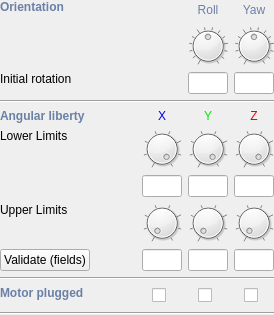
            <widget class="QWidget" name="widget" native="true">
             <layout class="QGridLayout" name="gridLayout">
              <property name="margin">
               <number>0</number>
              </property>
              <item row="11" column="3">
               <layout class="QHBoxLayout" name="horizontalLayout_18">
                <property name="spacing">
                 <number>0</number>
                </property>
                <property name="sizeConstraint">
                 <enum>QLayout::SetMinimumSize</enum>
                </property>
                <item>
                 <spacer name="horizontalSpacer_29">
                  <property name="orientation">
                   <enum>Qt::Horizontal</enum>
                  </property>
                  <property name="sizeType">
                   <enum>QSizePolicy::Fixed</enum>
                  </property>
                  <property name="sizeHint" stdset="0">
                   <size>
                    <width>10</width>
                    <height>20</height>
                   </size>
                  </property>
                 </spacer>
                </item>
                <item>
                 <widget class="QCheckBox" name="cbEffectorX">
                  <property name="text">
                   <string/>
                  </property>
                 </widget>
                </item>
                <item>
                 <spacer name="horizontalSpacer_30">
                  <property name="orientation">
                   <enum>Qt::Horizontal</enum>
                  </property>
                  <property name="sizeType">
                   <enum>QSizePolicy::Fixed</enum>
                  </property>
                  <property name="sizeHint" stdset="0">
                   <size>
                    <width>10</width>
                    <height>20</height>
                   </size>
                  </property>
                 </spacer>
                </item>
               </layout>
              </item>
              <item row="1" column="1">
               <widget class="QLabel" name="lEulerRot">
                <property name="font">
                 <font>
                  <weight>75</weight>
                  <bold>true</bold>
                 </font>
                </property>
                <property name="styleSheet">
                 <string notr="true">color: rgb(107, 128, 166);</string>
                </property>
                <property name="text">
                 <string>Orientation</string>
                </property>
                <property name="alignment">
                 <set>Qt::AlignLeading|Qt::AlignLeft|Qt::AlignTop</set>
                </property>
               </widget>
              </item>
              <item row="1" column="4">
               <widget class="QLabel" name="label_11">
                <property name="sizePolicy">
                 <sizepolicy hsizetype="Preferred" vsizetype="Minimum">
                  <horstretch>0</horstretch>
                  <verstretch>0</verstretch>
                 </sizepolicy>
                </property>
                <property name="styleSheet">
                 <string notr="true">color: rgb(107, 128, 166);</string>
                </property>
                <property name="text">
                 <string>Roll</string>
                </property>
                <property name="alignment">
                 <set>Qt::AlignCenter</set>
                </property>
               </widget>
              </item>
              <item row="1" column="5">
               <widget class="QLabel" name="label_10">
                <property name="styleSheet">
                 <string notr="true">color: rgb(107, 128, 166);</string>
                </property>
                <property name="text">
                 <string>Yaw</string>
                </property>
                <property name="alignment">
                 <set>Qt::AlignCenter</set>
                </property>
               </widget>
              </item>
              <item row="2" column="4">
               <widget class="QDial" name="dInitRot_Roll">
                <property name="maximumSize">
                 <size>
                  <width>40</width>
                  <height>40</height>
                 </size>
                </property>
                <property name="minimum">
                 <number>-314</number>
                </property>
                <property name="maximum">
                 <number>314</number>
                </property>
                <property name="wrapping">
                 <bool>false</bool>
                </property>
                <property name="notchTarget">
                 <double>52.359876999999997</double>
                </property>
                <property name="notchesVisible">
                 <bool>true</bool>
                </property>
               </widget>
              </item>
              <item row="2" column="5">
               <widget class="QDial" name="dInitRot_Yaw">
                <property name="maximumSize">
                 <size>
                  <width>40</width>
                  <height>40</height>
                 </size>
                </property>
                <property name="minimum">
                 <number>-314</number>
                </property>
                <property name="maximum">
                 <number>314</number>
                </property>
                <property name="notchTarget">
                 <double>52.359876999999997</double>
                </property>
                <property name="notchesVisible">
                 <bool>true</bool>
                </property>
               </widget>
              </item>
              <item row="3" column="4">
               <widget class="QLineEdit" name="lInitRot_Roll">
                <property name="minimumSize">
                 <size>
                  <width>32</width>
                  <height>0</height>
                 </size>
                </property>
                <property name="maximumSize">
                 <size>
                  <width>40</width>
                  <height>16777215</height>
                 </size>
                </property>
                <property name="maxLength">
                 <number>8</number>
                </property>
                <property name="alignment">
                 <set>Qt::AlignLeading|Qt::AlignLeft|Qt::AlignVCenter</set>
                </property>
               </widget>
              </item>
              <item row="3" column="5">
               <widget class="QLineEdit" name="lInitRot_Yaw">
                <property name="minimumSize">
                 <size>
                  <width>32</width>
                  <height>0</height>
                 </size>
                </property>
                <property name="maximumSize">
                 <size>
                  <width>40</width>
                  <height>16777215</height>
                 </size>
                </property>
                <property name="maxLength">
                 <number>8</number>
                </property>
                <property name="alignment">
                 <set>Qt::AlignLeading|Qt::AlignLeft|Qt::AlignVCenter</set>
                </property>
               </widget>
              </item>
              <item row="4" column="1" colspan="5">
               <widget class="Line" name="line_2">
                <property name="orientation">
                 <enum>Qt::Horizontal</enum>
                </property>
               </widget>
              </item>
              <item row="5" column="1">
               <widget class="QLabel" name="label_7">
                <property name="font">
                 <font>
                  <weight>75</weight>
                  <bold>true</bold>
                 </font>
                </property>
                <property name="styleSheet">
                 <string notr="true">color: rgb(107, 128, 166);</string>
                </property>
                <property name="text">
                 <string>Angular liberty</string>
                </property>
               </widget>
              </item>
              <item row="5" column="3">
               <widget class="QLabel" name="label_6">
                <property name="styleSheet">
                 <string notr="true">color: rgb(0, 0, 238);</string>
                </property>
                <property name="text">
                 <string>X</string>
                </property>
                <property name="alignment">
                 <set>Qt::AlignCenter</set>
                </property>
               </widget>
              </item>
              <item row="5" column="4">
               <widget class="QLabel" name="label_5">
                <property name="styleSheet">
                 <string notr="true">color: rgb(0, 238, 0);</string>
                </property>
                <property name="text">
                 <string>Y</string>
                </property>
                <property name="alignment">
                 <set>Qt::AlignCenter</set>
                </property>
               </widget>
              </item>
              <item row="5" column="5">
               <widget class="QLabel" name="label_4">
                <property name="styleSheet">
                 <string notr="true">color: rgb(238, 0, 0);</string>
                </property>
                <property name="text">
                 <string>Z</string>
                </property>
                <property name="alignment">
                 <set>Qt::AlignCenter</set>
                </property>
               </widget>
              </item>
              <item row="6" column="3">
               <widget class="QDial" name="dAngularLowerLimitX">
                <property name="maximumSize">
                 <size>
                  <width>40</width>
                  <height>40</height>
                 </size>
                </property>
                <property name="minimum">
                 <number>-314</number>
                </property>
                <property name="maximum">
                 <number>0</number>
                </property>
                <property name="notchTarget">
                 <double>52.359876999999997</double>
                </property>
                <property name="notchesVisible">
                 <bool>true</bool>
                </property>
               </widget>
              </item>
              <item row="6" column="4">
               <widget class="QDial" name="dAngularLowerLimitY">
                <property name="maximumSize">
                 <size>
                  <width>40</width>
                  <height>40</height>
                 </size>
                </property>
                <property name="minimum">
                 <number>-314</number>
                </property>
                <property name="maximum">
                 <number>0</number>
                </property>
                <property name="notchTarget">
                 <double>52.359876999999997</double>
                </property>
                <property name="notchesVisible">
                 <bool>true</bool>
                </property>
               </widget>
              </item>
              <item row="6" column="5">
               <widget class="QDial" name="dAngularLowerLimitZ">
                <property name="maximumSize">
                 <size>
                  <width>40</width>
                  <height>40</height>
                 </size>
                </property>
                <property name="minimum">
                 <number>-314</number>
                </property>
                <property name="maximum">
                 <number>0</number>
                </property>
                <property name="notchTarget">
                 <double>52.359876999999997</double>
                </property>
                <property name="notchesVisible">
                 <bool>true</bool>
                </property>
               </widget>
              </item>
              <item row="7" column="3">
               <widget class="QLineEdit" name="lAngularLowerLimitX">
                <property name="minimumSize">
                 <size>
                  <width>32</width>
                  <height>0</height>
                 </size>
                </property>
                <property name="maximumSize">
                 <size>
                  <width>40</width>
                  <height>16777215</height>
                 </size>
                </property>
                <property name="maxLength">
                 <number>8</number>
                </property>
                <property name="alignment">
                 <set>Qt::AlignLeading|Qt::AlignLeft|Qt::AlignVCenter</set>
                </property>
               </widget>
              </item>
              <item row="7" column="4">
               <widget class="QLineEdit" name="lAngularLowerLimitY">
                <property name="minimumSize">
                 <size>
                  <width>32</width>
                  <height>0</height>
                 </size>
                </property>
                <property name="maximumSize">
                 <size>
                  <width>40</width>
                  <height>16777215</height>
                 </size>
                </property>
                <property name="maxLength">
                 <number>8</number>
                </property>
                <property name="alignment">
                 <set>Qt::AlignLeading|Qt::AlignLeft|Qt::AlignVCenter</set>
                </property>
               </widget>
              </item>
              <item row="7" column="5">
               <widget class="QLineEdit" name="lAngularLowerLimitZ">
                <property name="minimumSize">
                 <size>
                  <width>32</width>
                  <height>0</height>
                 </size>
                </property>
                <property name="maximumSize">
                 <size>
                  <width>40</width>
                  <height>16777215</height>
                 </size>
                </property>
                <property name="maxLength">
                 <number>8</number>
                </property>
                <property name="alignment">
                 <set>Qt::AlignLeading|Qt::AlignLeft|Qt::AlignVCenter</set>
                </property>
               </widget>
              </item>
              <item row="8" column="1">
               <widget class="QLabel" name="lAngularUpperLimit_title">
                <property name="whatsThis">
                 <string>&lt;!DOCTYPE HTML PUBLIC &quot;-//W3C//DTD HTML 4.0//EN&quot; &quot;http://www.w3.org/TR/REC-html40/strict.dtd&quot;&gt;
&lt;html&gt;&lt;head&gt;&lt;meta name=&quot;qrichtext&quot; content=&quot;1&quot; /&gt;&lt;style type=&quot;text/css&quot;&gt;
p, li { white-space: pre-wrap; }
&lt;/style&gt;&lt;/head&gt;&lt;body style=&quot; font-family:'MS Shell Dlg 2'; font-size:8.25pt; font-weight:400; font-style:normal;&quot;&gt;
&lt;p style=&quot; margin-top:0px; margin-bottom:0px; margin-left:0px; margin-right:0px; -qt-block-indent:0; text-indent:0px;&quot;&gt;&lt;span style=&quot; font-size:8pt; font-weight:600;&quot;&gt;Angular Upper limits&lt;/span&gt;&lt;/p&gt;
&lt;p style=&quot;-qt-paragraph-type:empty; margin-top:0px; margin-bottom:0px; margin-left:0px; margin-right:0px; -qt-block-indent:0; text-indent:0px; font-size:8pt;&quot;&gt;&lt;/p&gt;
&lt;p style=&quot; margin-top:0px; margin-bottom:0px; margin-left:0px; margin-right:0px; -qt-block-indent:0; text-indent:0px;&quot;&gt;&lt;span style=&quot; font-size:8pt;&quot;&gt;These values define maximal angular limits for each axes of the fixation.&lt;/span&gt;&lt;/p&gt;
&lt;p style=&quot;-qt-paragraph-type:empty; margin-top:0px; margin-bottom:0px; margin-left:0px; margin-right:0px; -qt-block-indent:0; text-indent:0px; font-size:8pt;&quot;&gt;&lt;/p&gt;
&lt;p style=&quot; margin-top:0px; margin-bottom:0px; margin-left:0px; margin-right:0px; -qt-block-indent:0; text-indent:0px;&quot;&gt;&lt;span style=&quot; font-size:8pt; font-weight:600;&quot;&gt;Important&lt;/span&gt;&lt;span style=&quot; font-size:8pt;&quot;&gt; : if a lower limit is greater than an upper limit, the axe is free.&lt;/span&gt;&lt;/p&gt;&lt;/body&gt;&lt;/html&gt;</string>
                </property>
                <property name="text">
                 <string>Upper Limits</string>
                </property>
                <property name="alignment">
                 <set>Qt::AlignLeading|Qt::AlignLeft|Qt::AlignTop</set>
                </property>
               </widget>
              </item>
              <item row="8" column="3">
               <widget class="QDial" name="dAngularUpperLimitX">
                <property name="maximumSize">
                 <size>
                  <width>40</width>
                  <height>40</height>
                 </size>
                </property>
                <property name="minimum">
                 <number>0</number>
                </property>
                <property name="maximum">
                 <number>314</number>
                </property>
                <property name="notchTarget">
                 <double>52.359876999999997</double>
                </property>
                <property name="notchesVisible">
                 <bool>true</bool>
                </property>
               </widget>
              </item>
              <item row="8" column="4">
               <widget class="QDial" name="dAngularUpperLimitY">
                <property name="maximumSize">
                 <size>
                  <width>40</width>
                  <height>40</height>
                 </size>
                </property>
                <property name="minimum">
                 <number>0</number>
                </property>
                <property name="maximum">
                 <number>314</number>
                </property>
                <property name="notchTarget">
                 <double>52.359876999999997</double>
                </property>
                <property name="notchesVisible">
                 <bool>true</bool>
                </property>
               </widget>
              </item>
              <item row="8" column="5">
               <widget class="QDial" name="dAngularUpperLimitZ">
                <property name="maximumSize">
                 <size>
                  <width>40</width>
                  <height>40</height>
                 </size>
                </property>
                <property name="minimum">
                 <number>0</number>
                </property>
                <property name="maximum">
                 <number>314</number>
                </property>
                <property name="wrapping">
                 <bool>false</bool>
                </property>
                <property name="notchTarget">
                 <double>52.359876999999997</double>
                </property>
                <property name="notchesVisible">
                 <bool>true</bool>
                </property>
               </widget>
              </item>
              <item row="9" column="1">
               <widget class="QPushButton" name="pbValidateAngularInputs">
                <property name="text">
                 <string>Validate (fields)</string>
                </property>
               </widget>
              </item>
              <item row="9" column="3">
               <widget class="QLineEdit" name="lAngularUpperLimitX">
                <property name="minimumSize">
                 <size>
                  <width>32</width>
                  <height>0</height>
                 </size>
                </property>
                <property name="maximumSize">
                 <size>
                  <width>40</width>
                  <height>16777215</height>
                 </size>
                </property>
                <property name="maxLength">
                 <number>8</number>
                </property>
                <property name="alignment">
                 <set>Qt::AlignLeading|Qt::AlignLeft|Qt::AlignVCenter</set>
                </property>
               </widget>
              </item>
              <item row="9" column="4">
               <widget class="QLineEdit" name="lAngularUpperLimitY">
                <property name="minimumSize">
                 <size>
                  <width>32</width>
                  <height>0</height>
                 </size>
                </property>
                <property name="maximumSize">
                 <size>
                  <width>40</width>
                  <height>16777215</height>
                 </size>
                </property>
                <property name="maxLength">
                 <number>8</number>
                </property>
                <property name="alignment">
                 <set>Qt::AlignLeading|Qt::AlignLeft|Qt::AlignVCenter</set>
                </property>
               </widget>
              </item>
              <item row="9" column="5">
               <widget class="QLineEdit" name="lAngularUpperLimitZ">
                <property name="minimumSize">
                 <size>
                  <width>32</width>
                  <height>0</height>
                 </size>
                </property>
                <property name="maximumSize">
                 <size>
                  <width>40</width>
                  <height>16777215</height>
                 </size>
                </property>
                <property name="maxLength">
                 <number>8</number>
                </property>
                <property name="alignment">
                 <set>Qt::AlignLeading|Qt::AlignLeft|Qt::AlignVCenter</set>
                </property>
               </widget>
              </item>
              <item row="10" column="1" colspan="5">
               <widget class="Line" name="line_3">
                <property name="orientation">
                 <enum>Qt::Horizontal</enum>
                </property>
               </widget>
              </item>
              <item row="11" column="1">
               <widget class="QLabel" name="lAngularUpperLimit_title_2">
                <property name="font">
                 <font>
                  <weight>75</weight>
                  <bold>true</bold>
                 </font>
                </property>
                <property name="whatsThis">
                 <string>&lt;!DOCTYPE HTML PUBLIC &quot;-//W3C//DTD HTML 4.0//EN&quot; &quot;http://www.w3.org/TR/REC-html40/strict.dtd&quot;&gt;
&lt;html&gt;&lt;head&gt;&lt;meta name=&quot;qrichtext&quot; content=&quot;1&quot; /&gt;&lt;style type=&quot;text/css&quot;&gt;
p, li { white-space: pre-wrap; }
&lt;/style&gt;&lt;/head&gt;&lt;body style=&quot; font-family:'MS Shell Dlg 2'; font-size:8.25pt; font-weight:400; font-style:normal;&quot;&gt;
&lt;p style=&quot; margin-top:0px; margin-bottom:0px; margin-left:0px; margin-right:0px; -qt-block-indent:0; text-indent:0px;&quot;&gt;&lt;span style=&quot; font-size:8pt; font-weight:600;&quot;&gt;Motors plugged&lt;/span&gt;&lt;/p&gt;
&lt;p style=&quot;-qt-paragraph-type:empty; margin-top:0px; margin-bottom:0px; margin-left:0px; margin-right:0px; -qt-block-indent:0; text-indent:0px; font-size:8pt; font-weight:600;&quot;&gt;&lt;/p&gt;
&lt;p style=&quot; margin-top:0px; margin-bottom:0px; margin-left:0px; margin-right:0px; -qt-block-indent:0; text-indent:0px;&quot;&gt;&lt;span style=&quot; font-size:8pt;&quot;&gt;It used to define if you want to plug motor to the brain.&lt;/span&gt;&lt;/p&gt;
&lt;p style=&quot;-qt-paragraph-type:empty; margin-top:0px; margin-bottom:0px; margin-left:0px; margin-right:0px; -qt-block-indent:0; text-indent:0px; font-size:8pt;&quot;&gt;&lt;/p&gt;
&lt;p style=&quot; margin-top:0px; margin-bottom:0px; margin-left:0px; margin-right:0px; -qt-block-indent:0; text-indent:0px;&quot;&gt;&lt;span style=&quot; font-size:8pt;&quot;&gt;Notice that it's useless to plug a motor if the axis is rigid (lower limit = upper limit).&lt;/span&gt;&lt;/p&gt;&lt;/body&gt;&lt;/html&gt;</string>
                </property>
                <property name="styleSheet">
                 <string notr="true">color: rgb(107, 128, 166);</string>
                </property>
                <property name="text">
                 <string>Motor plugged</string>
                </property>
                <property name="alignment">
                 <set>Qt::AlignLeading|Qt::AlignLeft|Qt::AlignTop</set>
                </property>
               </widget>
              </item>
              <item row="11" column="4">
               <layout class="QHBoxLayout" name="horizontalLayout_19">
                <property name="spacing">
                 <number>0</number>
                </property>
                <property name="sizeConstraint">
                 <enum>QLayout::SetMinimumSize</enum>
                </property>
                <item>
                 <spacer name="horizontalSpacer_31">
                  <property name="orientation">
                   <enum>Qt::Horizontal</enum>
                  </property>
                  <property name="sizeType">
                   <enum>QSizePolicy::Fixed</enum>
                  </property>
                  <property name="sizeHint" stdset="0">
                   <size>
                    <width>10</width>
                    <height>20</height>
                   </size>
                  </property>
                 </spacer>
                </item>
                <item>
                 <widget class="QCheckBox" name="cbEffectorY">
                  <property name="text">
                   <string/>
                  </property>
                 </widget>
                </item>
                <item>
                 <spacer name="horizontalSpacer_32">
                  <property name="orientation">
                   <enum>Qt::Horizontal</enum>
                  </property>
                  <property name="sizeType">
                   <enum>QSizePolicy::Fixed</enum>
                  </property>
                  <property name="sizeHint" stdset="0">
                   <size>
                    <width>10</width>
                    <height>20</height>
                   </size>
                  </property>
                 </spacer>
                </item>
               </layout>
              </item>
              <item row="3" column="1">
               <widget class="QLabel" name="lAngularLowerLimit_title_2">
                <property name="whatsThis">
                 <string>&lt;!DOCTYPE HTML PUBLIC &quot;-//W3C//DTD HTML 4.0//EN&quot; &quot;http://www.w3.org/TR/REC-html40/strict.dtd&quot;&gt;
&lt;html&gt;&lt;head&gt;&lt;meta name=&quot;qrichtext&quot; content=&quot;1&quot; /&gt;&lt;style type=&quot;text/css&quot;&gt;
p, li { white-space: pre-wrap; }
&lt;/style&gt;&lt;/head&gt;&lt;body style=&quot; font-family:'MS Shell Dlg 2'; font-size:8.25pt; font-weight:400; font-style:normal;&quot;&gt;
&lt;p style=&quot; margin-top:0px; margin-bottom:0px; margin-left:0px; margin-right:0px; -qt-block-indent:0; text-indent:0px;&quot;&gt;&lt;span style=&quot; font-size:8pt; font-weight:600;&quot;&gt;Initial rotation&lt;/span&gt;&lt;/p&gt;
&lt;p style=&quot;-qt-paragraph-type:empty; margin-top:0px; margin-bottom:0px; margin-left:0px; margin-right:0px; -qt-block-indent:0; text-indent:0px; font-size:8pt;&quot;&gt;&lt;/p&gt;
&lt;p style=&quot; margin-top:0px; margin-bottom:0px; margin-left:0px; margin-right:0px; -qt-block-indent:0; text-indent:0px;&quot;&gt;&lt;span style=&quot; font-size:8pt;&quot;&gt;This orientation define how the bone is fixed on the fixation. The angular limits are relative these values.&lt;/span&gt;&lt;/p&gt;
&lt;p style=&quot;-qt-paragraph-type:empty; margin-top:0px; margin-bottom:0px; margin-left:0px; margin-right:0px; -qt-block-indent:0; text-indent:0px; font-size:8pt;&quot;&gt;&lt;/p&gt;
&lt;p style=&quot;-qt-paragraph-type:empty; margin-top:0px; margin-bottom:0px; margin-left:0px; margin-right:0px; -qt-block-indent:0; text-indent:0px; font-size:8pt;&quot;&gt;&lt;/p&gt;&lt;/body&gt;&lt;/html&gt;</string>
                </property>
                <property name="text">
                 <string>Initial rotation</string>
                </property>
                <property name="alignment">
                 <set>Qt::AlignLeading|Qt::AlignLeft|Qt::AlignTop</set>
                </property>
               </widget>
              </item>
              <item row="11" column="5">
               <layout class="QHBoxLayout" name="horizontalLayout_20">
                <property name="spacing">
                 <number>0</number>
                </property>
                <property name="sizeConstraint">
                 <enum>QLayout::SetMinimumSize</enum>
                </property>
                <item>
                 <spacer name="horizontalSpacer_33">
                  <property name="orientation">
                   <enum>Qt::Horizontal</enum>
                  </property>
                  <property name="sizeType">
                   <enum>QSizePolicy::Fixed</enum>
                  </property>
                  <property name="sizeHint" stdset="0">
                   <size>
                    <width>10</width>
                    <height>20</height>
                   </size>
                  </property>
                 </spacer>
                </item>
                <item>
                 <widget class="QCheckBox" name="cbEffectorZ">
                  <property name="text">
                   <string/>
                  </property>
                 </widget>
                </item>
                <item>
                 <spacer name="horizontalSpacer_34">
                  <property name="orientation">
                   <enum>Qt::Horizontal</enum>
                  </property>
                  <property name="sizeType">
                   <enum>QSizePolicy::Fixed</enum>
                  </property>
                  <property name="sizeHint" stdset="0">
                   <size>
                    <width>10</width>
                    <height>20</height>
                   </size>
                  </property>
                 </spacer>
                </item>
               </layout>
              </item>
              <item row="1" column="2">
               <spacer name="horizontalSpacer">
                <property name="orientation">
                 <enum>Qt::Horizontal</enum>
                </property>
                <property name="sizeHint" stdset="0">
                 <size>
                  <width>40</width>
                  <height>20</height>
                 </size>
                </property>
               </spacer>
              </item>
              <item row="6" column="1">
               <widget class="QLabel" name="lAngularLowerLimit_title">
                <property name="whatsThis">
                 <string>&lt;!DOCTYPE HTML PUBLIC &quot;-//W3C//DTD HTML 4.0//EN&quot; &quot;http://www.w3.org/TR/REC-html40/strict.dtd&quot;&gt;
&lt;html&gt;&lt;head&gt;&lt;meta name=&quot;qrichtext&quot; content=&quot;1&quot; /&gt;&lt;style type=&quot;text/css&quot;&gt;
p, li { white-space: pre-wrap; }
&lt;/style&gt;&lt;/head&gt;&lt;body style=&quot; font-family:'MS Shell Dlg 2'; font-size:8.25pt; font-weight:400; font-style:normal;&quot;&gt;
&lt;p style=&quot; margin-top:0px; margin-bottom:0px; margin-left:0px; margin-right:0px; -qt-block-indent:0; text-indent:0px;&quot;&gt;&lt;span style=&quot; font-size:8pt; font-weight:600;&quot;&gt;Angular Lower limits&lt;/span&gt;&lt;/p&gt;
&lt;p style=&quot;-qt-paragraph-type:empty; margin-top:0px; margin-bottom:0px; margin-left:0px; margin-right:0px; -qt-block-indent:0; text-indent:0px; font-size:8pt;&quot;&gt;&lt;/p&gt;
&lt;p style=&quot; margin-top:0px; margin-bottom:0px; margin-left:0px; margin-right:0px; -qt-block-indent:0; text-indent:0px;&quot;&gt;&lt;span style=&quot; font-size:8pt;&quot;&gt;These values define minimal angular limits for each axes of the fixation.&lt;/span&gt;&lt;/p&gt;
&lt;p style=&quot;-qt-paragraph-type:empty; margin-top:0px; margin-bottom:0px; margin-left:0px; margin-right:0px; -qt-block-indent:0; text-indent:0px; font-size:8pt;&quot;&gt;&lt;/p&gt;
&lt;p style=&quot; margin-top:0px; margin-bottom:0px; margin-left:0px; margin-right:0px; -qt-block-indent:0; text-indent:0px;&quot;&gt;&lt;span style=&quot; font-size:8pt; font-weight:600;&quot;&gt;Important&lt;/span&gt;&lt;span style=&quot; font-size:8pt;&quot;&gt; : if a lower limit is greater than an upper limit, the axe is free.&lt;/span&gt;&lt;/p&gt;&lt;/body&gt;&lt;/html&gt;</string>
                </property>
                <property name="text">
                 <string>Lower Limits</string>
                </property>
                <property name="alignment">
                 <set>Qt::AlignLeading|Qt::AlignLeft|Qt::AlignTop</set>
                </property>
               </widget>
              </item>
              <item row="12" column="1" colspan="5">
               <widget class="Line" name="line_4">
                <property name="orientation">
                 <enum>Qt::Horizontal</enum>
                </property>
               </widget>
              </item>
             </layout>
            </widget>
